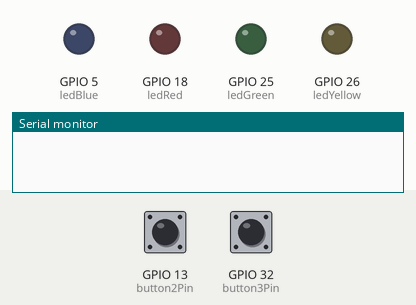
Simulated run of this sketch. Board: ESP32. On the bench: output pins drawn as LEDs (lit = HIGH), the last lines printed to the serial monitor. The test bench sets the inputs (shaded band); at power-on: GPIO 13 (button2Pin) HIGH, GPIO 32 (button3Pin) HIGH.

Above: at 1.2 s.
1.3 s: GPIO 13 (button2Pin) pulled LOW for 0.15 s
At 2.6 s:
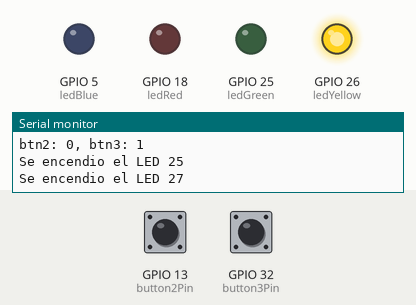
2.9 s: GPIO 32 (button3Pin) pulled LOW for 0.15 s
At 2.97 s:
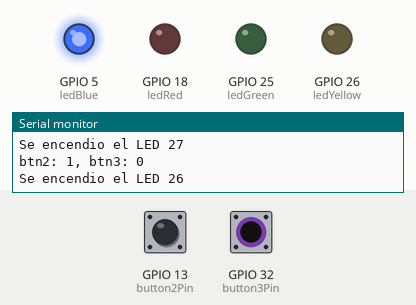
4.5 s: GPIO 32 (button3Pin) pulled LOW for 3.2 s
At 8.2 s:
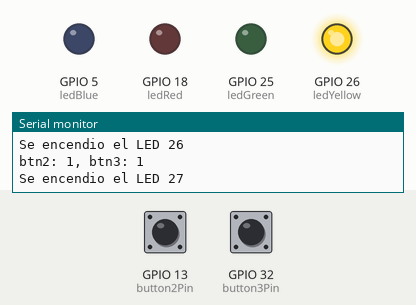
9.2 s: GPIO 13 (button2Pin) pulled LOW for 3.2 s
At 10.6 s:
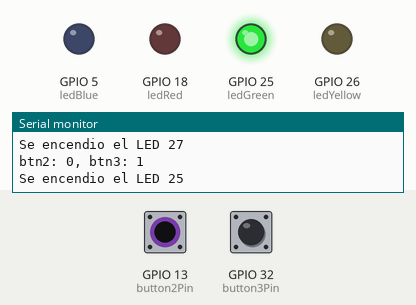
13.9 s: GPIO 13 (button2Pin) driven LOW and GPIO 32 (button3Pin) driven LOW
At 14.2 s:
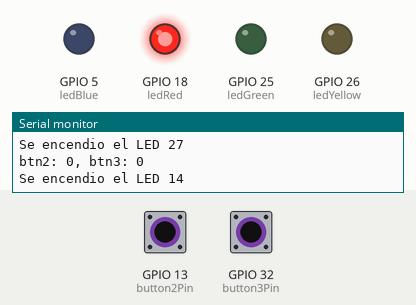
Timing chart, 0 to 16.4 s (numbered marks = the images above; inputs shaded):
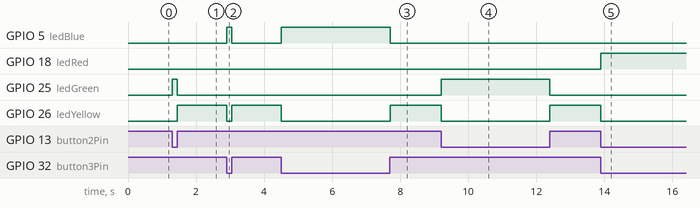

Measured:
- after the input at 1.3 s, GPIO 25 (ledGreen): LOW → HIGH at once, → LOW 0.15 s later; GPIO 26 (ledYellow): LOW → HIGH after 0.15 s
- after the input at 2.9 s, GPIO 5 (ledBlue): LOW → HIGH at once, → LOW 0.15 s later; GPIO 26 (ledYellow): HIGH → LOW at once, → HIGH 0.15 s later
- after the input at 4.5 s, GPIO 5 (ledBlue): LOW → HIGH at once, → LOW 3.2 s later; GPIO 26 (ledYellow): HIGH → LOW at once, → HIGH 3.2 s later
- after the input at 9.2 s, GPIO 25 (ledGreen): LOW → HIGH at once, → LOW 3.2 s later; GPIO 26 (ledYellow): HIGH → LOW at once, → HIGH 3.2 s later
- after the input at 13.9 s, GPIO 18 (ledRed): LOW → HIGH at once; GPIO 26 (ledYellow): HIGH → LOW at once

The sketch:

iosimpleproject.ino
```cpp
void task1()
{
    // Definición de estados y variable de estado
    enum class Task1States
    {
        INIT,
        WAIT_TIMEOUT
    };
    static Task1States task1State = Task1States::INIT;

    // Definición de variables static (conservan
    // su valor entre llamadas a task1)
    static uint32_t lasTime = 0;
    static uint8_t btn2OldState = HIGH;
    static uint8_t btn3OldState = HIGH;

    // Constantes

    constexpr uint32_t INTERVAL = 1000;
    constexpr uint8_t button1Pin = 12;
    constexpr uint8_t button2Pin = 13;
    constexpr uint8_t button3Pin = 32;
    constexpr uint8_t ledRed = 18;
    constexpr uint8_t ledGreen = 25;
    constexpr uint8_t ledBlue = 5;
    constexpr uint8_t ledYellow = 26;

    // MÁQUINA de ESTADOS

    switch (task1State)
    {
    case Task1States::INIT:
    {
        Serial.begin(115200);
        pinMode(button1Pin, INPUT_PULLUP);
        pinMode(button2Pin, INPUT_PULLUP);
        pinMode(button3Pin, INPUT_PULLUP);
        pinMode(ledRed, OUTPUT);
        pinMode(ledGreen, OUTPUT);
        pinMode(ledBlue, OUTPUT);
        pinMode(ledYellow, OUTPUT);
        lasTime = millis();
        task1State = Task1States::WAIT_TIMEOUT;

        break;
    }
    case Task1States::WAIT_TIMEOUT:
    {

        uint8_t btn2State = digitalRead(button2Pin);
        uint8_t btn3State = digitalRead(button3Pin);

        uint32_t currentTime = millis();

        if ((btn3State != btn3OldState) || (btn2State != btn2OldState))
        {

            btn3OldState = btn3State;
            btn2OldState = btn2State;

            // Evento 1:
            if ((currentTime - lasTime) >= INTERVAL)
            {
                lasTime = currentTime;
                printf("btn2: %d, btn3: %d\n", btn2State, btn3State);
            }

            // Evento 2
            if (btn2State == LOW && btn3State == LOW)
            {
                digitalWrite(ledRed, HIGH);
                digitalWrite(ledBlue, LOW);
                digitalWrite(ledYellow, LOW);
                digitalWrite(ledGreen, LOW);
                Serial.println("Se encendio el LED 14");
            }

            // Evento 3
            if (btn2State == LOW && btn3State == HIGH)
            {
                digitalWrite(ledGreen, HIGH);
                digitalWrite(ledBlue, LOW);
                digitalWrite(ledRed, LOW);
                digitalWrite(ledYellow, LOW);
                Serial.println("Se encendio el LED 25");
            }

            // Evento 4
            if (btn2State == HIGH && btn3State == LOW)
            {
                digitalWrite(ledBlue, HIGH);
                digitalWrite(ledYellow, LOW);
                digitalWrite(ledRed, LOW);
                digitalWrite(ledGreen, LOW);
                Serial.println("Se encendio el LED 26");
            }

            // Evento 5
            if (btn2State == HIGH && btn3State == HIGH)
            {
                digitalWrite(ledYellow, HIGH);
                digitalWrite(ledBlue, LOW);
                digitalWrite(ledRed, LOW);
                digitalWrite(ledGreen, LOW);
                Serial.println("Se encendio el LED 27");
            }
        }
        break;
    }

    default:
    {
        Serial.println("Error");
    }
    }
}

void setup()
{
    task1();
}

void loop()
{
    task1();
}
```
